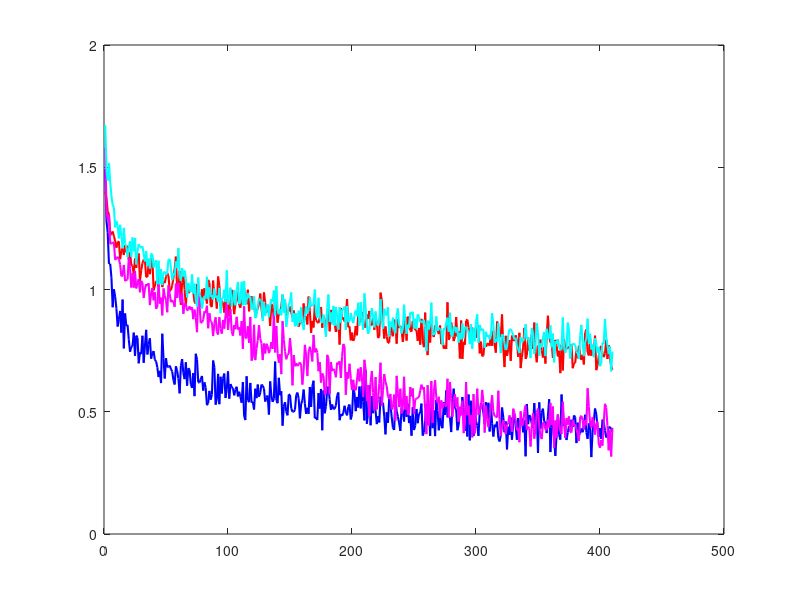

This figure's MATLAB source: (Note: this script raises an error after producing the figure.)
clear all

% load data
load('OCT_loss_non_iid.mat')
% Baseline 1: CL
data_1 = OCT_loss_non_iid(:,1);
% Baseline 2: FL
data_2 = OCT_loss_non_iid(:,2);
% Sequential FedSL
data_3 = OCT_loss_non_iid(:,3);
% Parallel FedSL
data_4 = OCT_loss_non_iid(:,4);

% plot figure
figure

% draw curves with shadows
curve_1 = plot(data_1,'b-','Linewidth',1.5)
hold on
curve_2 = plot(data_2,'r-','Linewidth',1.5)
curve_3 = plot(data_3,'m-','Linewidth',1.5)
curve_4 = plot(data_4,'c-','Linewidth',1.5)

curve_1.Color(4) = 0.2;
curve_2.Color(4) = 0.2;
curve_3.Color(4) = 0.2;
curve_4.Color(4) = 0.2;

%%%%%%%%%%%%%%%%%%%%%%%%%%%%%

% draw mean curves
data_5 = average_data(data_1);
data_6 = average_data(data_2);
data_7 = average_data(data_3);
data_8 = average_data(data_4);

curve_5 = plot(data_5,'b-o','Linewidth',1.5,'MarkerIndices',[50 100 150 200 250 300 350])
hold on
curve_6 = plot(data_6,'r-v','Linewidth',1.5,'MarkerIndices',[50 100 150 200 250 300 350])
curve_7 = plot(data_7,'m-*','Linewidth',1.5,'MarkerIndices',[50 100 150 200 250 300 350])
curve_8 = plot(data_8,'c-s','Linewidth',1.5,'MarkerIndices',[50 100 150 200 250 300 350])

%%%%%%%%%%%%%%%%%%%%%%%%%%%%%

title('OCT Images: Non-IID','FontWeight','normal')
xlabel('Training rounds')
ylabel('Training loss')
set(gca,'FontName','Times New Roman','FontSize',14);
legend_1 = legend([curve_5 curve_6 curve_7 curve_8], ...
                  'Baseline 1: CL',...
                  'Baseline 2: FL',...
                  'Sequential FedSL',...
                  'Parallel FedSL',...
                  'Location','west');
set(legend_1,'FontSize',14);
xlim([0 400])
% ylim([0 2])

%%%%%%%%%%%%%%%%%%%%%%%%%%%%%

% draw subfigure within a given position
axes('position',[0.51,0.55,0.37,0.35]);

% draw curves with shadows
curve_1 = plot(data_1,'b-','Linewidth',1.5)
hold on
curve_2 = plot(data_2,'r-','Linewidth',1.5)
curve_3 = plot(data_3,'m-','Linewidth',1.5)
curve_4 = plot(data_4,'c-','Linewidth',1.5)

curve_1.Color(4) = 0.2;
curve_2.Color(4) = 0.2;
curve_3.Color(4) = 0.2;
curve_4.Color(4) = 0.2;

% draw mean curves
curve_5 = plot(data_5,'b-o','Linewidth',1.5,'MarkerIndices',[1 10 20 40 60 80 100])
curve_6 = plot(data_6,'r-v','Linewidth',1.5,'MarkerIndices',[1 10 20 40 60 80 100])
curve_7 = plot(data_7,'m-*','Linewidth',1.5,'MarkerIndices',[1 10 20 40 60 80 100])
curve_8 = plot(data_8,'c-s','Linewidth',1.5,'MarkerIndices',[1 10 20 40 60 80 100])

title('')
xlabel('')
ylabel('')
xlim([200 400])
% ylim([0 2])

function data_avg = average_data(x)
    K = 400;
    data_avg = zeros(K,1);
    for i = 1:K
        data_avg(i) = mean(x(i:i+3));
    end
end

